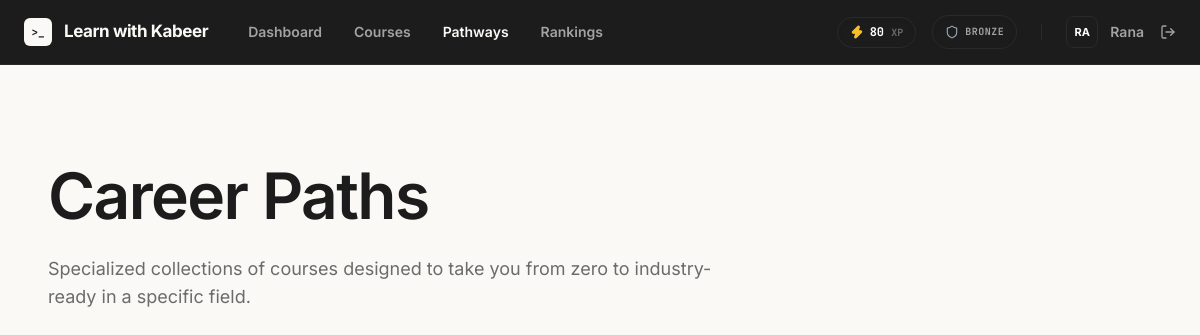
Screenshot of /career-paths (signed in) with the database file from the repository.
### tables this page shows
CREATE TABLE users (
            id INTEGER PRIMARY KEY AUTOINCREMENT,
            name TEXT NOT NULL,
            email TEXT NOT NULL UNIQUE,
            password_hash TEXT NOT NULL,
            is_admin INTEGER NOT NULL DEFAULT 0,
            created_at TEXT NOT NULL DEFAULT CURRENT_TIMESTAMP
        , total_xp INTEGER NOT NULL DEFAULT 0, streak_current INTEGER NOT NULL DEFAULT 0, streak_max INTEGER NOT NULL DEFAULT 0, last_activity_at TEXT, league TEXT NOT NULL DEFAULT 'Bronze', privacy_public INTEGER NOT NULL DEFAULT 1);

### app.py (the view)
@app.route("/career-paths")
def career_paths():
    paths = database.get_career_paths(g.user["id"] if g.user else None)
    return render_template("career_paths/index.html", paths=paths)

### app.py (called while the page is built)
@app.before_request
def load_logged_in_user():
    user_id = session.get("user_id")
    g.user = database.get_user_by_id(user_id) if user_id else None

@app.context_processor
def inject_template_helpers():
    return {
        "current_user": g.get("user"),
        "lesson_url": lesson_url,
    }

### database.py (called while the page is built, shortened)
def get_db():
    if "db" not in g:
        g.db = sqlite3.connect(current_app.config["DATABASE"])
        g.db.row_factory = sqlite3.Row
        g.db.execute("PRAGMA foreign_keys = ON")
    return g.db

def get_user_by_id(user_id):
    return get_db().execute("SELECT * FROM users WHERE id = ?", (user_id,)).fetchone()

def get_career_paths(user_id=None):
    db = get_db()
    paths = db.execute("SELECT * FROM career_paths ORDER BY id DESC").fetchall()
    result = []
    return result

### templates/career_paths/index.html (shortened to what this page needs)
{% extends "base.html" %}
{% block content %}
<main class="flex-1 overflow-y-auto bg-[#FAF9F6] font-sans selection:bg-[#1C1C1C] selection:text-white pb-32">
    <div class="mx-auto max-w-6xl px-6 py-12 lg:py-24">
        <header class="mb-16 md:flex md:items-end md:justify-between">
            <div class="max-w-2xl">
                <h1 class="text-4xl font-semibold tracking-tight text-[#1C1C1C] sm:text-5xl lg:text-[64px] lg:leading-[1.1]">
                    Career Paths
                </h1>
                <p class="mt-6 text-lg text-[#6B6B6B]">
                    Specialized collections of courses designed to take you from zero to industry-ready in a specific field.
                </p>
            </div>
        </header>
    </div>
</main>
{% endblock %}

### templates/base.html (shortened to what this page needs)
<!DOCTYPE html>
<html lang="en">
<head>
    <script src="https://cdn.tailwindcss.com?plugins=typography"></script>
</head>
<body class="h-screen overflow-hidden bg-gray-50 text-gray-900 font-sans antialiased flex flex-col">
    <nav class="sticky top-0 z-50 flex-none border-b border-[#2A2A2A] bg-[#1C1C1C] px-6 transition-all duration-300">
        <div class="mx-auto flex h-16 max-w-6xl items-center justify-between">
            <div class="flex items-center gap-10">
                <a href="/" class="flex items-center gap-3 group" aria-label="Learn with Kabeer home">
                    <div class="flex h-7 w-7 items-center justify-center rounded-[6px] bg-[#FAF9F6] font-mono text-[11px] font-bold text-[#1C1C1C] transition-transform duration-200 group-hover:scale-105">
                        &gt;_
                    </div>
                    <span class="font-sans text-[17px] font-bold tracking-tight text-[#FAF9F6]">Learn with Kabeer</span>
                </a>
                <div class="hidden items-center gap-8 text-sm font-semibold text-[#A3A3A3] md:flex">
                    {% if current_user %}
                        <a href="{{ url_for('home') }}" class="transition-colors hover:text-[#FAF9F6] ">Dashboard</a>
                        <a href="{{ url_for('courses') }}" class="transition-colors hover:text-[#FAF9F6] {% if request.endpoint == 'courses' %}text-[#FAF9F6]{% endif %}">Courses</a>
                        <a href="{{ url_for('career_paths') }}" class="transition-colors hover:text-[#FAF9F6] {% if request.endpoint == 'career_paths' %}text-[#FAF9F6]{% endif %}">Pathways</a>
                        <a href="{{ url_for('rankings') }}" class="transition-colors hover:text-[#FAF9F6] {% if request.endpoint == 'rankings' %}text-[#FAF9F6]{% endif %}">Rankings</a>
                    {% endif %}
                </div>
            </div>
            <div class="flex items-center gap-6">
                <div class="flex items-center gap-6 text-sm font-semibold text-[#A3A3A3]">
                    {% if current_user %}
                        <div class="hidden items-center gap-4 md:flex">
                            <div class="flex items-center gap-1.5 rounded-full border border-[#2A2A2A] bg-[#1C1C1C] px-3 py-1.5 shadow-inner">
                                <i data-lucide="zap" class="h-3.5 w-3.5 fill-amber-400 text-amber-400"></i>
                                <span class="font-mono text-xs font-bold text-white">{{ current_user.total_xp }} <span class="text-[10px] text-[#6B6B6B]">XP</span></span>
                            </div>
                            <div class="flex items-center gap-1.5 rounded-full border border-[#2A2A2A] bg-[#1C1C1C] px-3 py-1.5 shadow-inner">
                                <i data-lucide="shield" class="h-3.5 w-3.5 text-slate-400"></i>
                                <span class="font-mono text-[10px] font-bold uppercase tracking-wider text-[#A3A3A3]">{{ current_user.league }}</span>
                            </div>
                        </div>
                        <div class="flex items-center gap-4">
                            <a href="{{ url_for('settings') }}" class="group flex items-center gap-3 transition-colors hover:text-white">
                                <div class="flex h-8 w-8 items-center justify-center rounded-lg border border-[#2A2A2A] bg-[#1C1C1C] text-[11px] font-bold text-white transition-all group-hover:border-white/20">
                                    {{ current_user.name[:2].upper() }}
                                </div>
                                <span class="text-sm font-semibold">{{ current_user["name"].split(' ')[0] }}</span>
                            </a>
                            <form action="{{ url_for('logout') }}" method="post" class="inline">
                                <button type="submit" class="flex items-center gap-2 transition-colors hover:text-[#FAF9F6]" title="Sign Out">
                                    <i data-lucide="log-out" class="h-4 w-4"></i>
                                </button>
                            </form>
                        </div>
                    {% endif %}
                </div>
            </div>
        </div>
    </nav>
    {% block content %}{% endblock %}
</body>
</html>

### templates/base.html (style rules this page uses)
html { scroll-behavior: smooth; font-feature-settings: "ss03", "cv11"; }

### rows the page displays
users: total_xp "80", league "BRONZE", name "RA", name "Rana"
